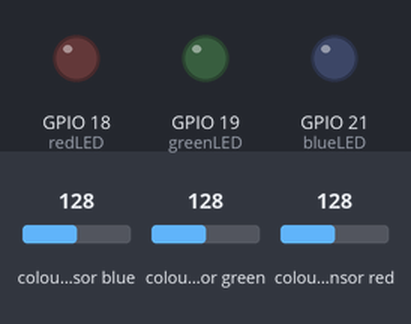
This sketch was run on a simulated ESP32. On the bench: output pins drawn as LEDs (lit = HIGH). Wiring (inferred from the names in the program): TCS3200 colour sensor: output GPIO 33; S2 GPIO 26; S3 GPIO 25; S0 GPIO 14; S1 GPIO 27. The inputs (shaded band) are chosen by the test bench; at power-on: colour sensor blue 128, colour sensor green 128, colour sensor red 128. WiFi joins after 1.5 s; servers stay silent unless stated; no MQTT or app messages arrive unless stated; pins used as bus, display or sensor lines are not drawn; what the sketch prints to the serial monitor is not drawn.

Above: at 3.2 s.
3.3 s: colour sensor blue set to 134
At 4.7 s:
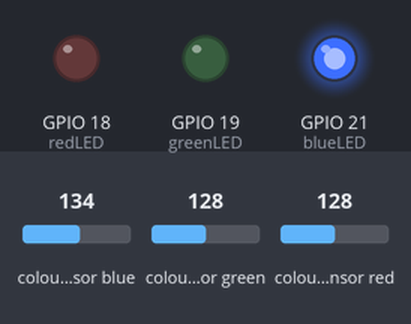
5.0 s: colour sensor green set to 139
At 6.0 s:
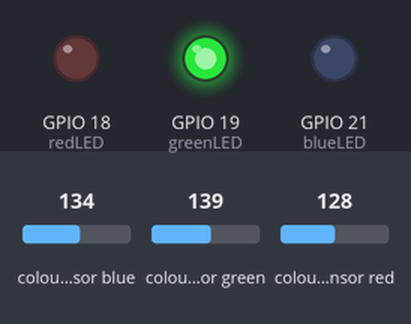
10.7 s: colour sensor blue set to 145
At 12.0 s:
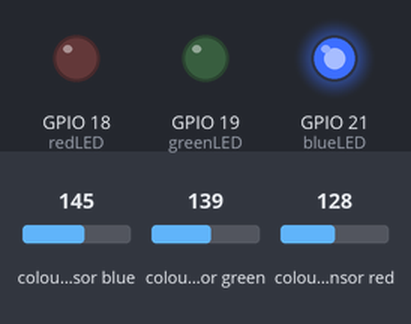
12.3 s: colour sensor blue set to 5
At 13.4 s:
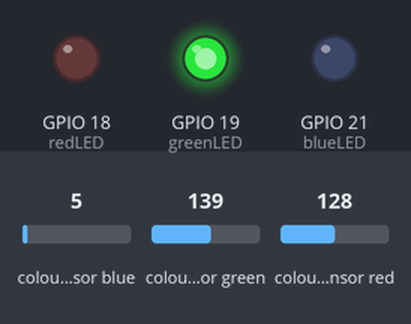
Timing chart, 0 to 14.8 s (numbered marks = the images above; inputs shaded):
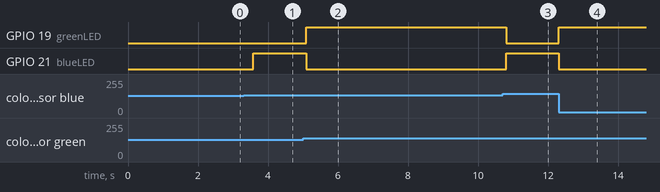

The sketch:

ESP32.ino
```cpp
#include <WiFi.h>
#include <PubSubClient.h>
#include "ThingSpeak.h"
#include "Credentials/Credentials.h"  // Einbinden der SSID, der ChannelNumber, usw.
#include "ColorRecognition.h"

// WLAN Einstellungen
const char* ssid = WIFI_SSID;
const char* password = WIFI_PASSWD;

// MQTT Broker Einstellungen
const char* mqtt_server = MQTT_Server;
const char* mqtt_user = MQTT_User;
const char* mqtt_password = MQTT_Passwd;

// ThingSpeak Channel Einstellungen
unsigned long myChannelNumber = CH_Number;  // Kanalnummer
const char* myWriteAPIKey = APIKey_Write;   // API Schluessel zum Schreiben
const char* myReadAPIKey = APIKey_Read;     // API Schluessel zum Lesen

// Deklarierung der Instanzen
WiFiClient espClient;
WiFiClient thinkspeak;
PubSubClient client(espClient);
ColorRec colorrec;

// Verbindung der Farbsensorkontakte
const int s0 = 14;
const int s1 = 27;
const int s2 = 26;
const int s3 = 25;
const int out = 33;

// Variablen fuer LEDs benennen
int redLED = 18;
int greenLED = 19;
int blueLED = 21;

// Einstellungen fuer MQTT-Topic und Nachrichten
#define LED_TOPIC "esp/color"
#define Arduino_Position "arduino/inposition"
long lastMsg = 0;
char msg[10];
char position = '0';


void receivedCallback(char* topic, byte* payload, unsigned int length)
{
  Serial.print("MQTT Topic empfangen: ");
  Serial.println(Arduino_Position);

  Serial.print("Topic: ");
  for (int i = 0; i < length; i++) {
    Serial.println((char)payload[i]);
    position = (char)payload[i];
  }
}


/**************************************************************************
 Funktion zum Verbindungsaufbau mit MQTT
**************************************************************************/
void mqttconnect() {
  /* MQTT Schleife (Verbindung aufbauen, Topic Subscribe, Wiederholter Verbindungsaufbau bei Abbruch nach Schleife). */
  while (!client.connected()) {
    Serial.print("MQTT Verbindung herstellen .... ");
    String clientId = "ESPClient";
    /* Verbindung mit Mqtt-Nutzername und Mqtt-Passwort */
    if (client.connect(clientId.c_str(), mqtt_user, mqtt_password)) {
      Serial.println("VERBUNDEN");
      client.subscribe(Arduino_Position);
    } else {
      Serial.println("MQTT Verbindung fehlgeschlagen, erneuter Verbindungsaufbau in 5 Sekunden....");
      delay(5000);
    }
  }
}

void setup() {
  Serial.begin(9600);

  // Verbindungsaufbau mit konfigurierten WLAN
  Serial.println("Verbindung zu Wlan Netzwerk. SSID: " + String(ssid));
  delay(500);
  WiFi.begin(ssid, password);
  while (WiFi.status() != WL_CONNECTED) {
    delay(500);
    Serial.println(" .");
  }

  // Verbindung zur Thingspeak herstellen
  ThingSpeak.begin(thinkspeak);

  // Serielle Ausgabe zur erfolgreichen Verbindung
  Serial.println("");
  Serial.println("WLAN VERBUNDEN. ");
  Serial.print("IP Adresse: ");
  Serial.println(WiFi.localIP());

  // Aufruf der Funktion fuer die Konfiguration des Farbsensors
  colorrec.esp_setup(s0, s1, s2, s3, out, redLED, greenLED, blueLED);

  // Konfiguration MQTT Server mit Hostname und Port
  client.setServer(mqtt_server, 1883);
  client.setCallback(receivedCallback);
}

void loop() {
  /*
  int test = 1;
  int httpCode1 = ThingSpeak.writeField(myChannelNumber, 1, test, myWriteAPIKey);
  int httpCode2 = ThingSpeak.readLongField(myChannelNumber, 1, myReadAPIKey);
  Serial.println(httpCode2);
  */

  // Erneuter Verbindungsaufbau, sofern MQTT Verbindung abgebrochen ist
  if (!client.connected())
  {
    mqttconnect();
  }

  // Aufruf der Funktion fuer die Farberkennung
  int result = colorrec.led_color(s0, s1, s2, s3, out, redLED, greenLED, blueLED);


  if (position == '1') {
    delay(1000);
    // Senden des Farbergebnis ueber MQTT
    if (!isnan(result)) {
      switch (result) {
        case 1:
          snprintf(msg, 10, "1");
          break;
        case 2:
          snprintf(msg, 10, "2");
          break;
        case 3:
          snprintf(msg, 10, "3");
          break;
      }
      client.publish(LED_TOPIC, msg);
      Serial.println(msg);
      Serial.println(result);
      //int httpCode = ThingSpeak.writeField(myChannelNumber, 1, result, myWriteAPIKey);
    }
  }

  client.loop();
}
```

ColorRecognition.cpp
```cpp
#include "ColorRecognition.h"

/**************************************************************************************
 * Hier werden die Pins deklariert
*****************************************************************************************/
void ColorRec::esp_setup(int s0,int s1,int s2,int s3,int out,int redLED,int greenLED,int blueLED)
{

    pinMode(s0, OUTPUT); //Die Kontakte des Farbsensors werden als Output oder...
    pinMode(s1, OUTPUT); // (Warum als Output? Die Frequenzwerte (s0-s3) sollen im
    pinMode(s2, OUTPUT); // seriellen Monitor ausgegeben werden.)
    pinMode(s3, OUTPUT);
    pinMode(out, INPUT); // ...Input festgelegt
    pinMode(redLED, OUTPUT); //Die LEDs werden als Output festgelegt
    pinMode(greenLED, OUTPUT);
    pinMode(blueLED, OUTPUT);
    digitalWrite(s0, HIGH); //Die vier weißen LEDs am Farbsensor sollen leuchten
    digitalWrite(s1, HIGH);
}


/**************************************************************************************
 * Hier werden die entsprechenden LEDs geschaltet
*****************************************************************************************/
int ColorRec::led_color(int s0,int s1,int s2,int s3,int out,int redLED,int greenLED,int blueLED)
{

    digitalWrite(s2, LOW);
    digitalWrite(s3, LOW);
    red = pulseIn(out, digitalRead(out) == HIGH ? LOW : HIGH);
    digitalWrite(s3, HIGH);
    blue = pulseIn(out, digitalRead(out) == HIGH ? LOW : HIGH);
    digitalWrite(s2, HIGH);
    green = pulseIn(out, digitalRead(out) == HIGH ? LOW : HIGH);
    Serial.print(" Wert Rot: "); //Auf dem seriellen Monitor soll jeweils „Wert“
    Serial.print(red, DEC); //mit der entsprechenden Farbe angezeigt
    Serial.print(" Wert Gruen: ");//werden und dahinter der Wert, welcher in der
    Serial.print(green, DEC); //void color(); Funktion ausgelesen wurde.
    Serial.print(" Wert Blau: ");
    Serial.print(blue, DEC);

   // Hier folgen die Befehle für die LEDs
    if (red < blue && red < green && red < 20 && green > 15) //Wenn der Filterwert für rot //kleiner ist als alle anderen Werte..
    {
        Serial.println(" – (Rote Farbe)"); //..soll “Rote Farbe“ am seriellen //Monitor angezeigt werden und..
        digitalWrite(redLED, HIGH); //…ie rote LED leuchtet auf, die anderen
        digitalWrite(greenLED, LOW); //bleiben aus
        digitalWrite(blueLED, LOW);
        colorResult = 1;
    }
    else if (blue < red && blue < green) //Das gleiche bei Blau und Grün
    {
        Serial.println(" – (Blaue Farbe)");
        digitalWrite(redLED, LOW);
        digitalWrite(greenLED, LOW);
        digitalWrite(blueLED, HIGH);
        colorResult = 3;
    }
    else if (green < red && green < blue || green < blue && green < 15)
    {
        Serial.println(" – (Gruene Farbe)");
        digitalWrite(redLED, LOW);
        digitalWrite(greenLED, HIGH);
        digitalWrite(blueLED, LOW);
        colorResult = 2;
    }
    else
    { //Wenn keine Werte vorhanden sind..
        Serial.println(); //..nichts auf dem seriellen Monitor anzeigen und..
    }

    delay(300);

    return colorResult;

}
```

ColorRecognition.h
```cpp
#ifndef COLORRECOGNITION_H
#define COLORRECOGNITION_H

#include <Arduino.h>


class ColorRec
{
    private:
        // Variablen fuer Farben benennen
            int red;
            int green;
            int blue;
            int s0;
            int s1;
            int s2;
            int s3;
            int out;
            int redLED;
            int greenLED;
            int blueLED;
            int colorResult;

    public:
        // Funktion zur Deklarierung der Pins
            void esp_setup(int s0, int s1, int s2, int s3, int out, int redLED, int greenLED, int blueLED);

        // Funktion zur Schaltung der LEDs
            int led_color(int s0, int s1, int s2, int s3, int out, int redLED, int greenLED, int blueLED);

};

#endif
```

Credentials.h
```cpp
#ifndef CREDENTIALS_H
#define CREDENTIALS_H

#define WIFI_SSID "iPhone von Jana" //"iPhone von Jana"
#define WIFI_PASSWD "FJK8a91352!" //"FJK8a91352!"
#define CH_Number 2001522
#define APIKey_Write "J5QESOMAVHS0JS3E"
#define APIKey_Read "JZ8VNYXMRYXOUKQV"
#define MQTT_Server "broker.emqx.io"
#define MQTT_User "emqx"
#define MQTT_Passwd "public"


#endif
```

Measured:
- the behaviour switches between 131 and 132 on colour sensor blue (found by bisection; images 0 and 1)
- the behaviour switches between 136 and 137 on colour sensor green (found by bisection; images 1 and 2)
- the behaviour switches between 140 and 141 on colour sensor blue (found by bisection; images 2 and 3)
- after the input at 3.3 s, GPIO 21 (blueLED): LOW → HIGH after 0.28 s
- after the input at 5.0 s, GPIO 19 (greenLED): LOW → HIGH after 0.09 s; GPIO 21 (blueLED): HIGH → LOW after 0.09 s
- after the input at 10.7 s, GPIO 19 (greenLED): HIGH → LOW after 0.10 s; GPIO 21 (blueLED): LOW → HIGH after 0.10 s
- after the input at 12.3 s, GPIO 19 (greenLED): LOW → HIGH at once; GPIO 21 (blueLED): HIGH → LOW at once
